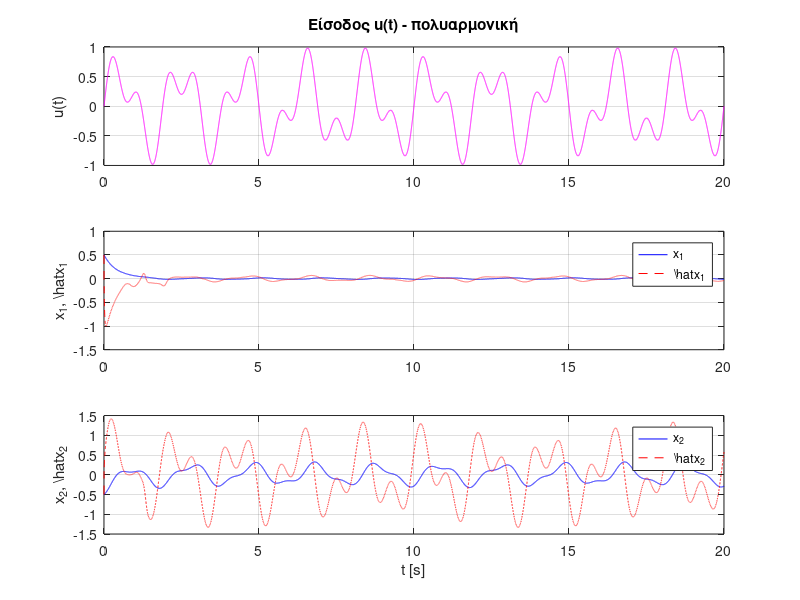
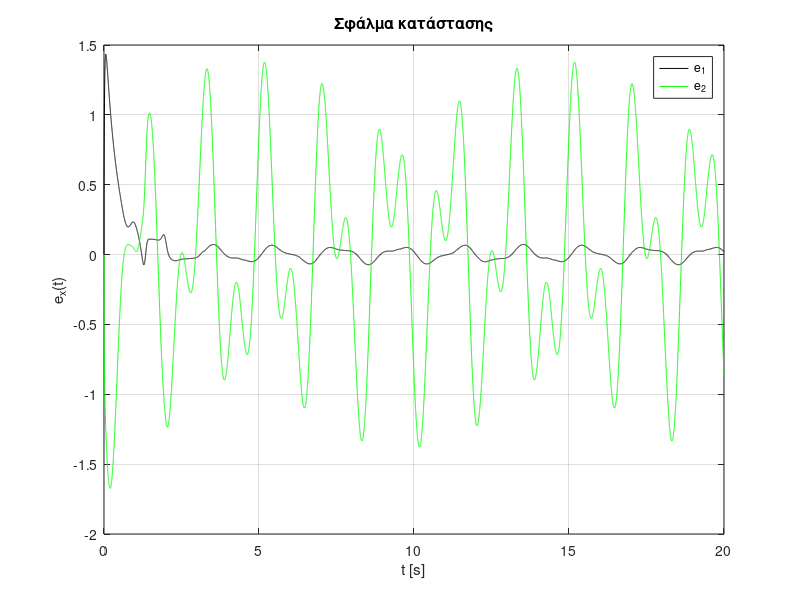
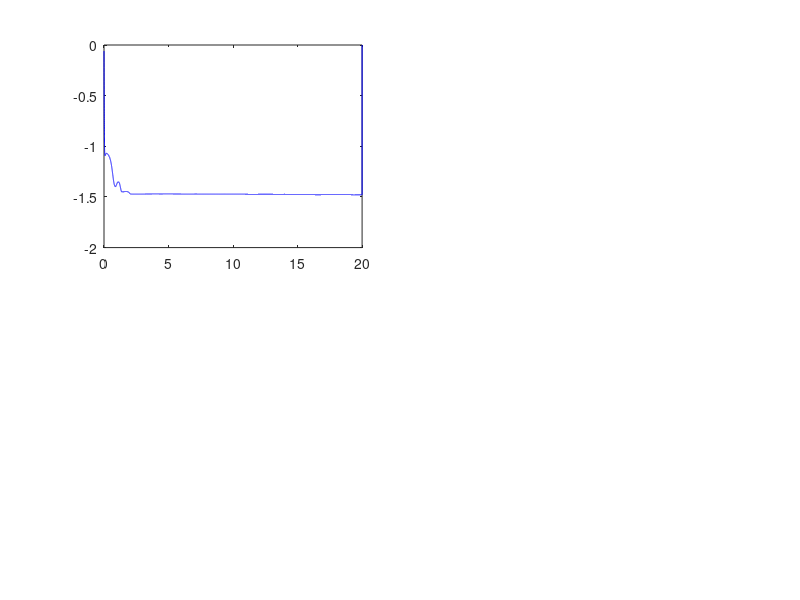

Here is the MATLAB script that generated these plots, in order: (Note: this script raises an error after producing the figures.)
clc; clear; close all;

% Χρονικές παράμετροι
Ts = 0.001;
Tfinal = 20;
t = 0:Ts:Tfinal;

% Πίνακες του συστήματος από εκφώνηση
A_true = [-2.15, 0.25; -0.75, -2];
B_true = [0; 1.5];

% Αρχικές συνθήκες
x = zeros(2, length(t));
x(:,1) = [0.5; -0.5];         % μη μηδενική αρχική κατάσταση
x_hat = zeros(2, length(t));
x_hat(:,1) = x(:,1);          % εκκίνηση εκτιμητή ίση με x(0)

% Εκτιμητής παραμέτρων
Theta_hat = zeros(2,3);
Theta_history = zeros(2,3,length(t));
gamma = 0.1;                  % πιο ασφαλής learning rate

% Είσοδος (ομαλή πολυαρμονική)
u = 0.6 * sin(2*pi*0.5*t) + 0.4 * sin(2*pi*1.1*t);

% Εκτιμητής - επανάληψη πραγματικού χρόνου
for k = 1:length(t)-1
    phi = [x(:,k); u(k)];
    dx = A_true * x(:,k) + B_true * u(k);    % πραγματική παράγωγος
    x(:,k+1) = x(:,k) + Ts * dx;

    dx_hat = (x(:,k+1) - x(:,k)) / Ts;
    x_hat(:,k+1) = Theta_hat * [x(:,k); u(k)];

    % Gradient ενημέρωση με φραγμό (clipping)
    Theta_hat = Theta_hat + gamma * (dx_hat - Theta_hat * phi) * phi';
    Theta_hat = max(min(Theta_hat, 50), -50);  % περιορισμός τιμών

    Theta_history(:,:,k) = Theta_hat;
end

% Τελικό σφάλμα κατάστασης
e = x - x_hat;

% === ΓΡΑΦΙΚΑ ===

% Είσοδος και καταστάσεις
figure;
subplot(3,1,1);
plot(t, u, 'm'); title('Είσοδος u(t) - πολυαρμονική'); ylabel('u(t)'); grid on;

subplot(3,1,2);
plot(t, x(1,:), 'b', t, x_hat(1,:), 'r--'); ylabel('x_1, \hat{x}_1'); legend('x_1', '\hat{x}_1'); grid on;

subplot(3,1,3);
plot(t, x(2,:), 'b', t, x_hat(2,:), 'r--'); xlabel('t [s]'); ylabel('x_2, \hat{x}_2'); legend('x_2', '\hat{x}_2'); grid on;

% Σφάλμα κατάστασης
figure;
plot(t, e(1,:), 'k', t, e(2,:), 'g'); xlabel('t [s]'); ylabel('e_x(t)'); legend('e_1', 'e_2'); title('Σφάλμα κατάστασης'); grid on;

% Εκτιμήσεις A
figure;
subplot(2,2,1); plot(t, squeeze(Theta_history(1,1,:)), 'b'); yline(-2.15, 'r--'); title('a_{11} estimate'); grid on;
subplot(2,2,2); plot(t, squeeze(Theta_history(1,2,:)), 'b'); yline(0.25, 'r--'); title('a_{12} estimate'); grid on;
subplot(2,2,3); plot(t, squeeze(Theta_history(2,1,:)), 'b'); yline(-0.75, 'r--'); title('a_{21} estimate'); grid on;
subplot(2,2,4); plot(t, squeeze(Theta_history(2,2,:)), 'b'); yline(-2, 'r--'); title('a_{22} estimate'); grid on;

% Εκτιμήσεις B
figure;
subplot(2,1,1); plot(t, squeeze(Theta_history(1,3,:)), 'b'); yline(0, 'r--'); title('b_1 estimate'); grid on;
subplot(2,1,2); plot(t, squeeze(Theta_history(2,3,:)), 'b'); yline(1.5, 'r--'); title('b_2 estimate'); grid on;
